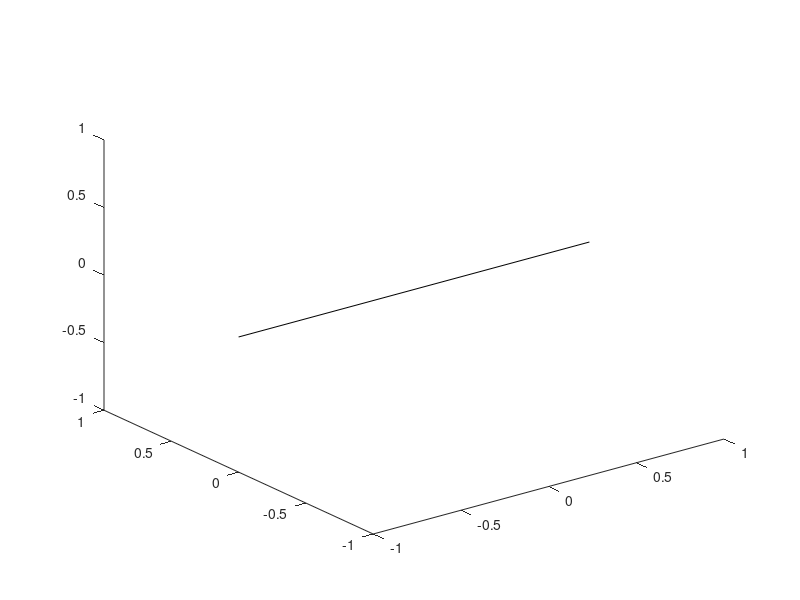

MATLAB code for this plot: (Note: this script raises an error after producing the figure.)
clf
h = plot3([-1 1],[0 0],[0 0],'k'); %HFA-X
h.LineWidth=3;
hold on
h = plot3([0 0],[-1 1],[0 0],'r'); %HFA-Y
h.LineWidth=3;
h = plot3([0 0],[0 0],[-1 1],'g'); %HFA-z
h.LineWidth=3;

sc = 1.5; off = 0.5;
h =plot3(sc*[-1 1]+off,sc*[-1 1]+off,sc*[-1 1]+off,'b'); %Boom
h.LineWidth=3;

h =quiver3(0,0,0,1,-1,1); % Sun
h.LineWidth=3;
legend('HFA-X','HFA-Y','HFA-Z','boom','Sun')

%%

clf

h = plot3([-1 1],[-1 1],[-1 1],'k') %HFA-X
h.LineWidth=3;
hold on
h = plot3([-1 1],[1 -1],[-1 1],'r') %HFA-Y
h.LineWidth=3;
h = plot3([-1 1],[-1 1],[1 -1],'g') %HFA-Z
h.LineWidth=3;

h =quiver3(0,0,0,1,0,0);

sc = 1.5;
h =plot3([0 0],sc*[-1 3],[0 0],'b');
h.LineWidth=3;

xlabel('X - towards sun')
ylabel('Y - towards sc')
zlabel('Z')

l = 3;
set(gca,'XLim',l*[-1 1],'YLim',l*[-1 1],'ZLim',l*[-1 1])